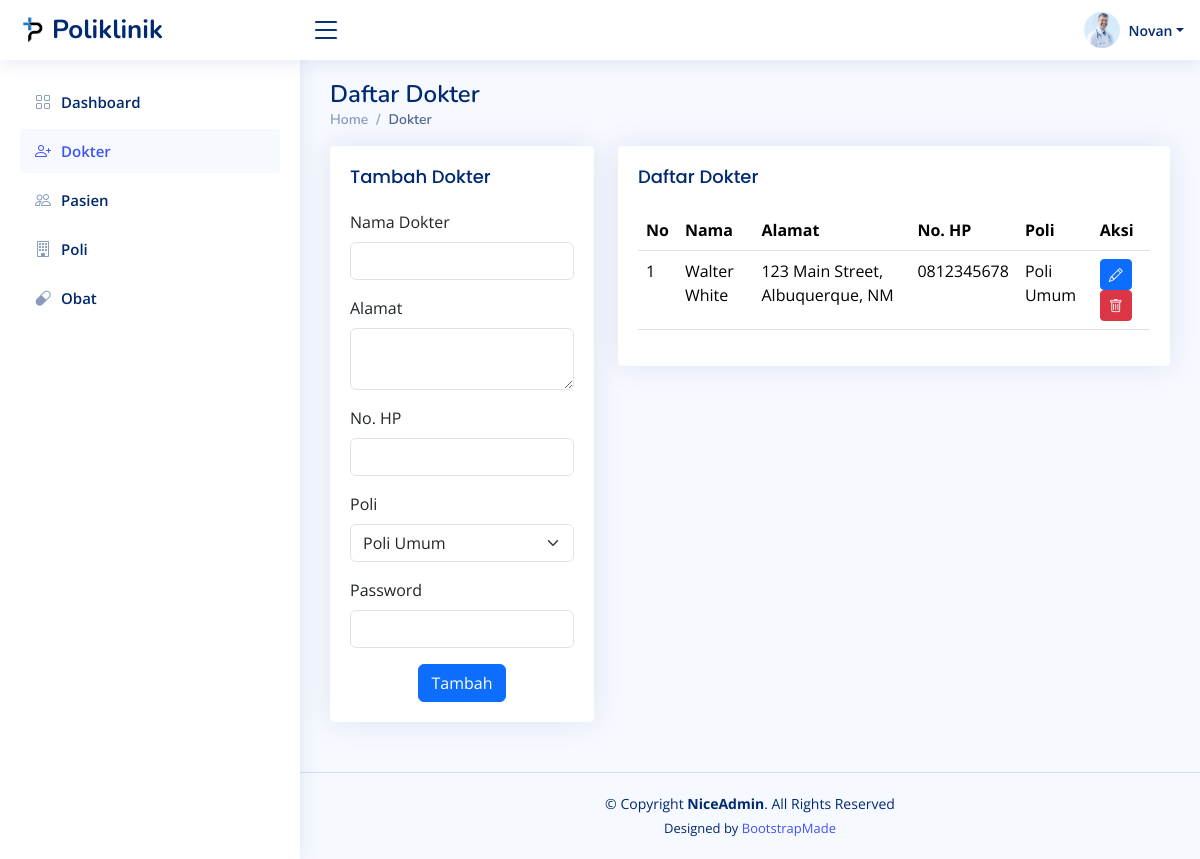
The page /dokter_admin.php (signed in) on the database as committed earlier.
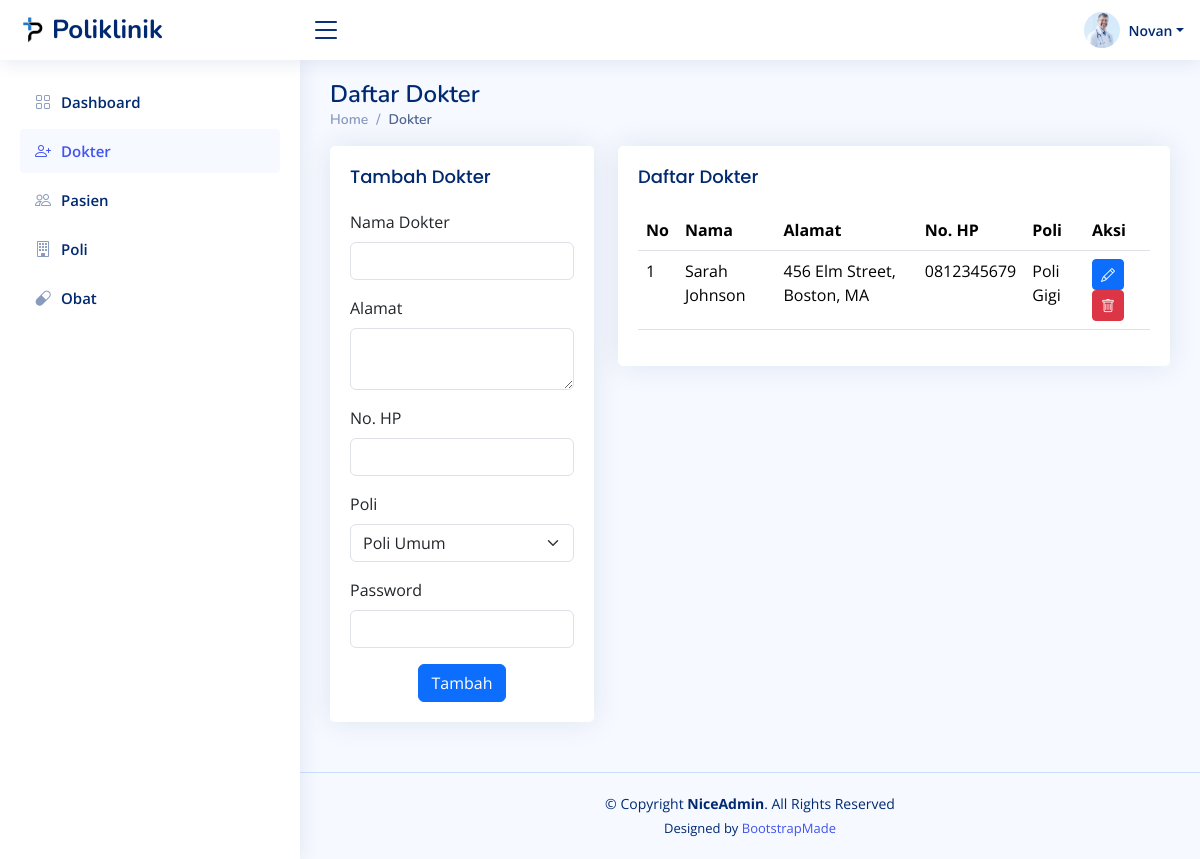
The same page on the database as committed later.
### tables this page shows
CREATE TABLE `dokter` (
  `id` int(11) NOT NULL,
  `nama` varchar(150) NOT NULL,
  `password` varchar(255) NOT NULL,
  `alamat` text DEFAULT NULL,
  `no_hp` varchar(16) NOT NULL,
  `id_poli` int(11) NOT NULL
);

CREATE TABLE `poli` (
  `id` int(11) NOT NULL,
  `nama_poli` varchar(25) NOT NULL,
  `keterangan` text DEFAULT NULL
);

### dokter_admin.php (the view, shortened to what the changed rows need)
<!DOCTYPE html>
<html lang="en">
<head>
  <link href="assets/vendor/bootstrap/css/bootstrap.min.css" rel="stylesheet" />
  <link href="assets/vendor/bootstrap-icons/bootstrap-icons.css" rel="stylesheet" />
  <link href="assets/vendor/boxicons/css/boxicons.min.css" rel="stylesheet" />
  <link href="assets/vendor/quill/quill.snow.css" rel="stylesheet" />
  <link href="assets/vendor/quill/quill.bubble.css" rel="stylesheet" />
  <link href="assets/vendor/remixicon/remixicon.css" rel="stylesheet" />
  <link href="assets/vendor/simple-datatables/style.css" rel="stylesheet" />
  <link href="assets/css/style.css" rel="stylesheet" />
</head>
<body>
  <main id="main" class="main">
    <div class="pagetitle">
      <h1>Daftar Dokter</h1>
    </div>
    <section class="section dashboard">
      <div class="row">
        <div class="col-lg-8">
          <div class="row">
            <div class="col-12">
              <div class="card">
                <div class="card-body">
                  <table class="table datatable">
                    <thead>
                      <tr>
                        <th>No</th>
                        <th>Nama</th>
                        <th>Alamat</th>
                        <th>No. HP</th>
                        <th>Poli</th>
                        <th>Aksi</th>
                      </tr>
                    </thead>
                    <tbody>
                      <?php
                      require 'config/database.php';
                      $no = 1;
                      $query = "SELECT dokter.id, dokter.nama, dokter.alamat, dokter.no_hp, poli.nama_poli, dokter.password FROM dokter INNER JOIN poli ON dokter.id_poli = poli.id";
                      $result = mysqli_query($mysqli, $query);
                      while ($data = mysqli_fetch_array($result)) {
                      ?>
                      <tr>
                        <td><?php echo $no++ ?></td>
                        <td><?php echo $data['nama'] ?></td>
                        <td><?php echo $data['alamat'] ?></td>
                        <td><?php echo $data['no_hp'] ?></td>
                        <td><?php echo $data['nama_poli'] ?></td>
                        <td>
                          <button type='button' class='btn btn-sm btn-primary' data-bs-toggle="modal"
                            data-bs-target="#editModal<?php echo $data['id'] ?>"><i class="bi bi-pencil"></i></button>
                          <button type='button' class='btn btn-sm btn-danger' data-bs-toggle="modal"
                            data-bs-target="#deleteModal<?php echo $data['id'] ?>"><i class="bi bi-trash"></i></button>
                        </td>
                                      <?php
                                        require 'config/database.php';
                                        $query = "SELECT * FROM poli";
                                        $result = mysqli_query($mysqli, $query);
                                        ?>
                      </tr>
                      <?php } ?>
                    </tbody>
                  </table>
                </div>
              </div>
            </div>
          </div>
        </div>
      </div>
    </section>
  </main>
</body>
</html>

Rows that differ between the two databases and show on the page:
removed dokter: nama "Walter White", alamat "123 Main Street, Albuquerque, NM", no_hp "0812345678", id_poli.nama_poli "Poli Umum"
now on this page (row edited): dokter: nama "Sarah Johnson", alamat "456 Elm Street, Boston, MA", no_hp "0812345679", id_poli.nama_poli "Poli Gigi"
